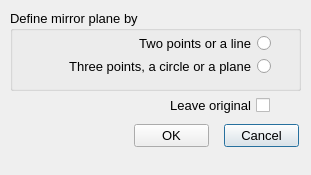
<?xml version="1.0" encoding="UTF-8"?>
<ui version="4.0">
 <class>Mirror_Dialog</class>
 <widget class="QDialog" name="Mirror_Dialog">
  <property name="geometry">
   <rect>
    <x>0</x>
    <y>0</y>
    <width>311</width>
    <height>175</height>
   </rect>
  </property>
  <property name="minimumSize">
   <size>
    <width>311</width>
    <height>175</height>
   </size>
  </property>
  <property name="maximumSize">
   <size>
    <width>311</width>
    <height>175</height>
   </size>
  </property>
  <property name="font">
   <font>
    <pointsize>10</pointsize>
   </font>
  </property>
  <property name="windowTitle">
   <string>Mirror Options</string>
  </property>
  <widget class="QGroupBox" name="groupBox">
   <property name="geometry">
    <rect>
     <x>10</x>
     <y>10</y>
     <width>291</width>
     <height>81</height>
    </rect>
   </property>
   <property name="font">
    <font>
     <pointsize>10</pointsize>
    </font>
   </property>
   <property name="title">
    <string>Define mirror plane by</string>
   </property>
   <widget class="QRadioButton" name="_100">
    <property name="geometry">
     <rect>
      <x>20</x>
      <y>23</y>
      <width>241</width>
      <height>20</height>
     </rect>
    </property>
    <property name="font">
     <font>
      <pointsize>10</pointsize>
     </font>
    </property>
    <property name="layoutDirection">
     <enum>Qt::RightToLeft</enum>
    </property>
    <property name="text">
     <string>Two points or a line</string>
    </property>
   </widget>
   <widget class="QRadioButton" name="_101">
    <property name="geometry">
     <rect>
      <x>20</x>
      <y>46</y>
      <width>241</width>
      <height>20</height>
     </rect>
    </property>
    <property name="font">
     <font>
      <pointsize>10</pointsize>
     </font>
    </property>
    <property name="layoutDirection">
     <enum>Qt::RightToLeft</enum>
    </property>
    <property name="text">
     <string>Three points, a circle or a plane</string>
    </property>
   </widget>
  </widget>
  <widget class="QCheckBox" name="_102">
   <property name="enabled">
    <bool>true</bool>
   </property>
   <property name="geometry">
    <rect>
     <x>89</x>
     <y>95</y>
     <width>181</width>
     <height>21</height>
    </rect>
   </property>
   <property name="layoutDirection">
    <enum>Qt::RightToLeft</enum>
   </property>
   <property name="text">
    <string>Leave original</string>
   </property>
   <property name="checkable">
    <bool>true</bool>
   </property>
   <property name="checked">
    <bool>false</bool>
   </property>
   <property name="tristate">
    <bool>false</bool>
   </property>
  </widget>
  <widget class="QPushButton" name="_2">
   <property name="geometry">
    <rect>
     <x>224</x>
     <y>124</y>
     <width>75</width>
     <height>23</height>
    </rect>
   </property>
   <property name="text">
    <string>Cancel</string>
   </property>
  </widget>
  <widget class="QPushButton" name="_1">
   <property name="geometry">
    <rect>
     <x>134</x>
     <y>124</y>
     <width>75</width>
     <height>23</height>
    </rect>
   </property>
   <property name="text">
    <string>OK</string>
   </property>
  </widget>
 </widget>
 <tabstops>
  <tabstop>_100</tabstop>
  <tabstop>_101</tabstop>
  <tabstop>_102</tabstop>
  <tabstop>_1</tabstop>
  <tabstop>_2</tabstop>
 </tabstops>
 <resources/>
 <connections/>
</ui>
